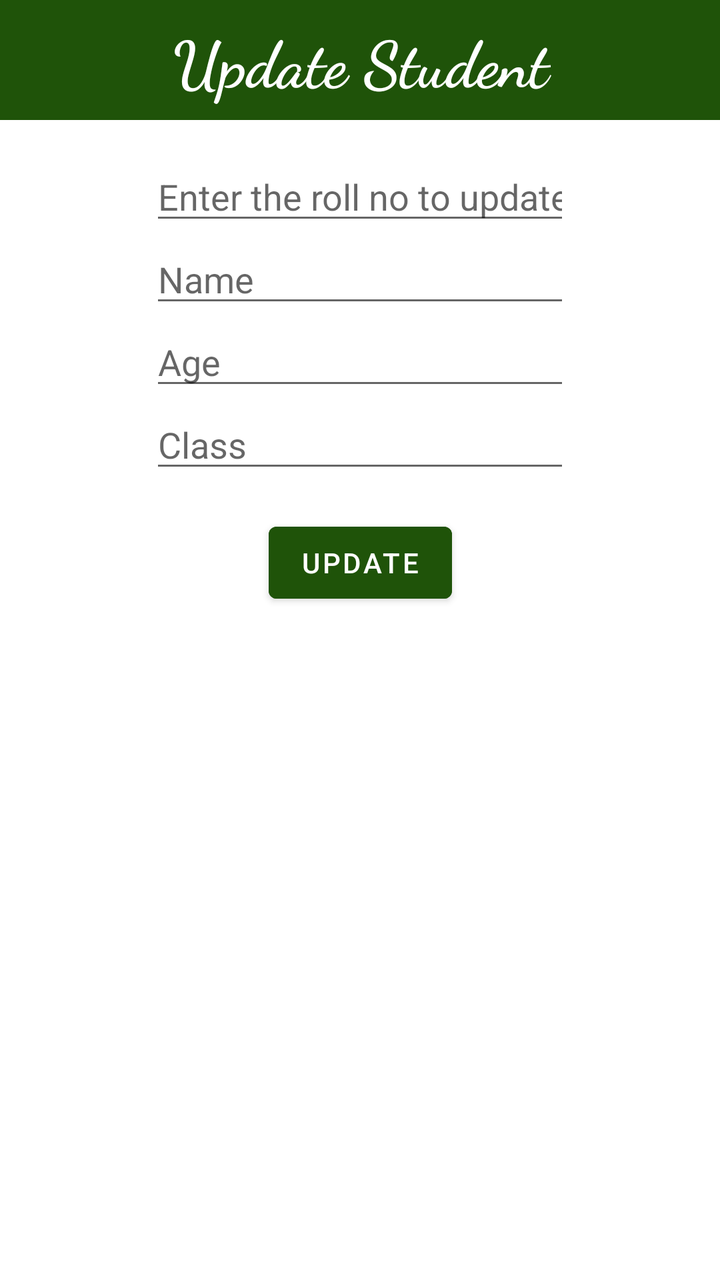
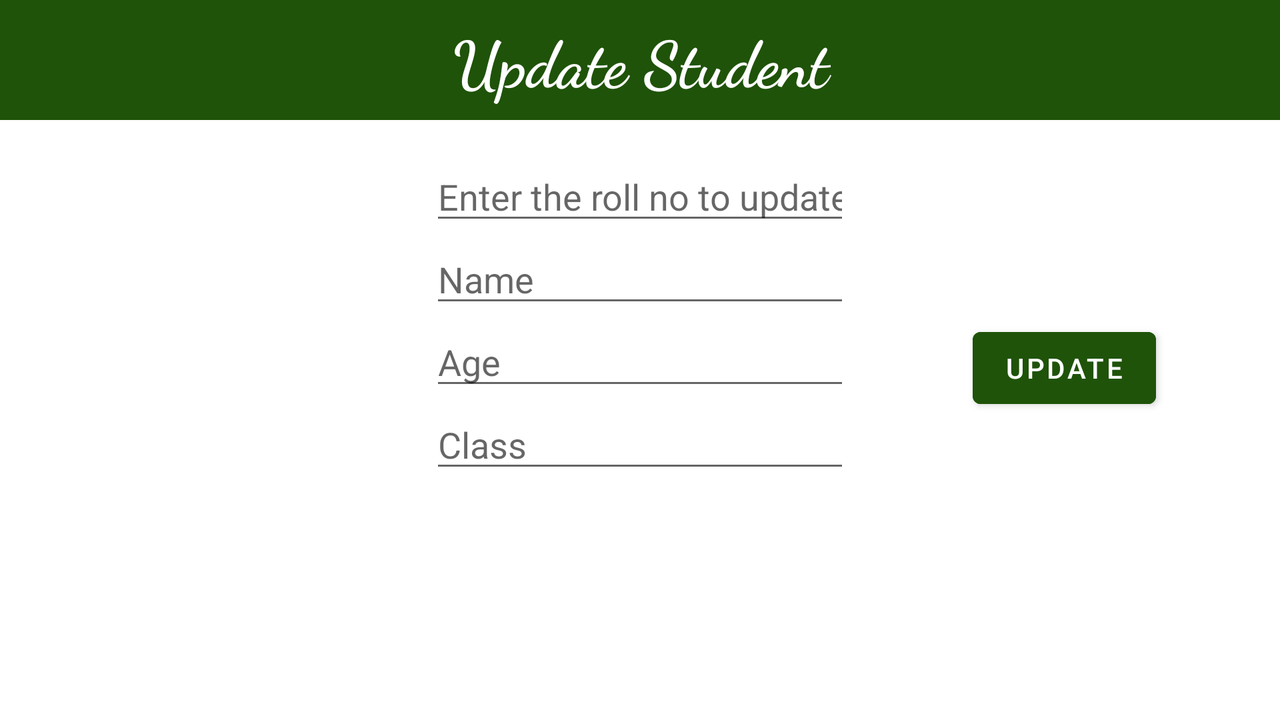

Two renders of one Android screen. The first uses the default layout on a phone; the second uses the alternative layout the repository ships for a different screen configuration, on a matching device. The two XML files are below.
<!-- AndroidManifest.xml: application theme Theme.HIfzApp -->
<!-- res/layout/activity_update.xml -->
<?xml version="1.0" encoding="utf-8"?>
<androidx.constraintlayout.widget.ConstraintLayout xmlns:android="http://schemas.android.com/apk/res/android"
    xmlns:app="http://schemas.android.com/apk/res-auto"
    xmlns:tools="http://schemas.android.com/tools"
    android:layout_width="match_parent"
    android:layout_height="match_parent"
    tools:context=".MainActivity">

    <TextView
        android:id="@+id/textView"
        android:layout_width="match_parent"
        android:layout_height="60dp"

        android:background="#1F5309"
        android:fontFamily="cursive"
        android:gravity="center"
        android:text="Update Student"
        android:textColor="#FFFFFF"
        android:textSize="32dp"
        android:textStyle="bold"
        app:layout_constraintEnd_toEndOf="parent"

        app:layout_constraintStart_toStartOf="parent"
        app:layout_constraintTop_toTopOf="parent" />


    <EditText
        android:id="@+id/Roll"
        android:layout_width="wrap_content"
        android:layout_height="wrap_content"
        android:ems="10"
        android:inputType="number"
        android:text=""
        android:hint="Enter the roll no to update"
        app:layout_constraintEnd_toEndOf="parent"
        app:layout_constraintStart_toStartOf="parent"
        android:layout_marginTop="16dp"
        app:layout_constraintTop_toBottomOf="@+id/textView" />

    <EditText
        android:id="@+id/Name"
        android:layout_width="wrap_content"
        android:layout_height="wrap_content"
        android:ems="10"
        android:hint="Name"
        android:inputType="textPersonName"
        app:layout_constraintEnd_toEndOf="parent"
        app:layout_constraintStart_toStartOf="parent"
        app:layout_constraintTop_toBottomOf="@+id/Roll" />

    <EditText
        android:id="@+id/Age"
        android:layout_width="wrap_content"
        android:layout_height="wrap_content"
        android:ems="10"
        android:hint="Age"
        android:inputType="number"
        app:layout_constraintEnd_toEndOf="parent"
        app:layout_constraintStart_toStartOf="parent"
        app:layout_constraintTop_toBottomOf="@+id/Name" />

    <EditText
        android:id="@+id/Class"
        android:layout_width="wrap_content"
        android:layout_height="wrap_content"
        android:ems="10"
        android:hint="Class"
        android:inputType="number"
        app:layout_constraintEnd_toEndOf="parent"
        app:layout_constraintStart_toStartOf="parent"
        app:layout_constraintTop_toBottomOf="@+id/Age" />

    <Button
        android:id="@+id/update"
        android:layout_width="wrap_content"
        android:layout_height="wrap_content"
        android:layout_marginTop="16dp"
        android:text="Update"
        android:backgroundTint="#1F5309"
        android:textColor="@color/white"
        app:layout_constraintEnd_toEndOf="parent"
        app:layout_constraintStart_toStartOf="parent"
        app:layout_constraintTop_toBottomOf="@+id/Class" />


</androidx.constraintlayout.widget.ConstraintLayout>
<!-- resources referenced by this layout -->
<resources>
  <style name="Theme.HIfzApp" parent="Theme.MaterialComponents.DayNight.DarkActionBar">
          
          <item name="colorPrimary">@color/purple_500</item>
          <item name="colorPrimaryVariant">@color/purple_700</item>
          <item name="colorOnPrimary">@color/white</item>
          
          <item name="colorSecondary">@color/teal_200</item>
          <item name="colorSecondaryVariant">@color/teal_700</item>
          <item name="colorOnSecondary">@color/black</item>
          
          <item name="android:statusBarColor">?attr/colorPrimaryVariant</item>
          
      </style>
</resources>
<!-- res/layout-land/activity_update.xml (the repository's variant of the layout above) -->
<!-- drawn on the phone turned sideways -->
<?xml version="1.0" encoding="utf-8"?>
<androidx.constraintlayout.widget.ConstraintLayout xmlns:android="http://schemas.android.com/apk/res/android"
    xmlns:app="http://schemas.android.com/apk/res-auto"
    xmlns:tools="http://schemas.android.com/tools"
    android:layout_width="match_parent"
    android:layout_height="match_parent"
    tools:context=".MainActivity">

    <TextView
        android:id="@+id/textView"
        android:layout_width="match_parent"
        android:layout_height="60dp"

        android:background="#1F5309"
        android:fontFamily="cursive"
        android:gravity="center"
        android:text="Update Student"
        android:textColor="#FFFFFF"
        android:textSize="32dp"
        android:textStyle="bold"
        app:layout_constraintEnd_toEndOf="parent"

        app:layout_constraintStart_toStartOf="parent"
        app:layout_constraintTop_toTopOf="parent" />


    <EditText
        android:id="@+id/Roll"
        android:layout_width="wrap_content"
        android:layout_height="wrap_content"
        android:ems="10"
        android:inputType="number"
        android:text=""
        android:hint="Enter the roll no to update"
        app:layout_constraintEnd_toEndOf="parent"
        app:layout_constraintStart_toStartOf="parent"
        android:layout_marginTop="16dp"
        app:layout_constraintTop_toBottomOf="@+id/textView" />

    <EditText
        android:id="@+id/Name"
        android:layout_width="wrap_content"
        android:layout_height="wrap_content"
        android:ems="10"
        android:hint="Name"
        android:inputType="textPersonName"
        app:layout_constraintEnd_toEndOf="parent"
        app:layout_constraintStart_toStartOf="parent"
        app:layout_constraintTop_toBottomOf="@+id/Roll" />

    <EditText
        android:id="@+id/Age"
        android:layout_width="wrap_content"
        android:layout_height="wrap_content"
        android:ems="10"
        android:hint="Age"
        android:inputType="number"
        app:layout_constraintEnd_toEndOf="parent"
        app:layout_constraintStart_toStartOf="parent"
        app:layout_constraintTop_toBottomOf="@+id/Name" />

    <EditText
        android:id="@+id/Class"
        android:layout_width="wrap_content"
        android:layout_height="wrap_content"
        android:ems="10"
        android:hint="Class"
        android:inputType="number"
        app:layout_constraintEnd_toEndOf="parent"
        app:layout_constraintStart_toStartOf="parent"
        app:layout_constraintTop_toBottomOf="@+id/Age" />

    <Button
        android:id="@+id/update"
        android:layout_width="wrap_content"
        android:layout_height="wrap_content"
        android:layout_marginTop="100dp"
        android:backgroundTint="#1F5309"
        android:text="Update"
        android:textColor="@color/white"
        app:layout_constraintEnd_toEndOf="parent"
        app:layout_constraintHorizontal_bias="0.887"
        app:layout_constraintStart_toStartOf="parent"
        app:layout_constraintTop_toBottomOf="@+id/textView" />


</androidx.constraintlayout.widget.ConstraintLayout>
